Frame 1 (no input): blank canvas, image omitted
Frame 60 (the mouse pressed at the canvas centre just before this capture): blank canvas, image omitted
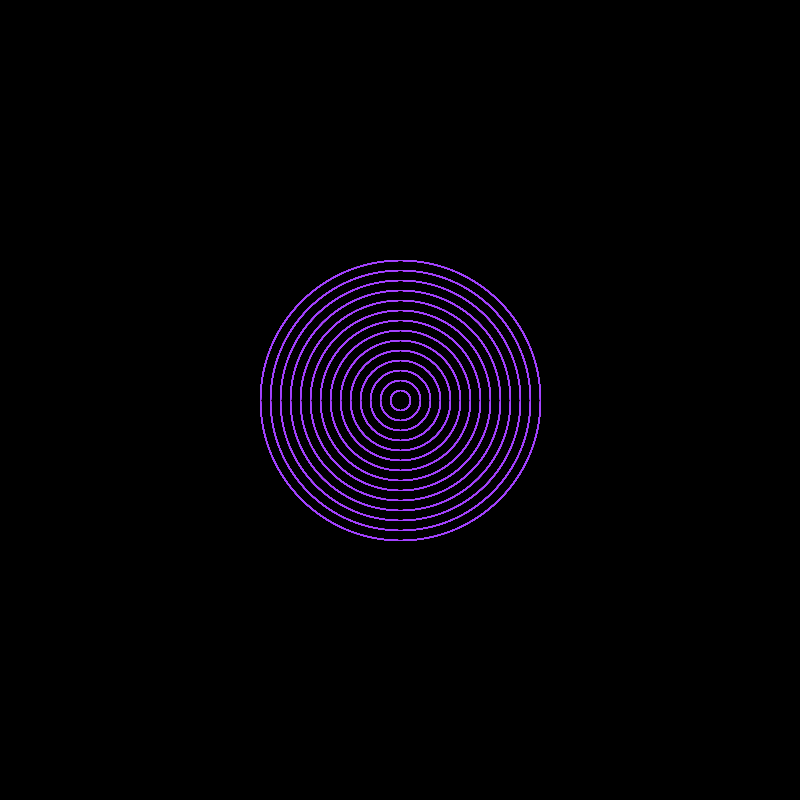
Frame 120 (the mouse held since frame 60 and released just before this capture)

The Processing sketch whose frames 1 and 60 were blank and that drew this single picture after the mouse press (run headless with seeded random() and noise(); from frame 60 on, the mouse is pressed at the canvas centre):

// Processing sketch: ripples
// ── ripples.pde
// Date 28/March/2018

ArrayList<Ripple> ripples;

void setup(){
  size(800, 800);
  background(0);
  
  ripples = new ArrayList<Ripple>();
  
}

void draw(){
  for (Ripple r : ripples){
    r.display();
  }
}

void mousePressed(){
  ripples.add(new Ripple(mouseX, mouseY));
}

// ── Ripple.pde
class Ripple{
  int x;
  int y;
  color c;
  int t;
  int maxSize = 300;
  int rippleSpace = 20;
  
  Ripple(int x, int y){
    this.x = x;
    this.y = y;
    this.c = color(random(255), random(255), 255);
    this.t = millis();
  }
  
  void display(){
    int timeElapsed = millis() - t;
    noFill();
    
    for (int i = 0; i < min(timeElapsed, maxSize); i += rippleSpace){
      stroke(c);
      ellipse(x, y, i, i);
    }
  }
}
